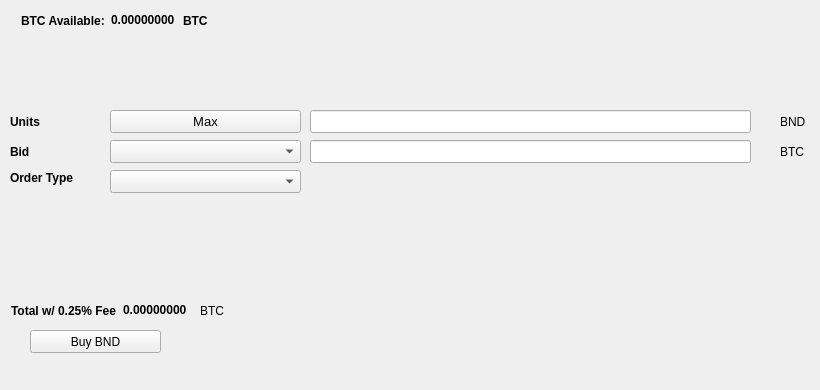
   <widget class="QWidget" name="BuyTab">
    <attribute name="title">
     <string>Buy</string>
    </attribute>
    <widget class="QPushButton" name="BuyBND">
     <property name="geometry">
      <rect>
       <x>30</x>
       <y>330</y>
       <width>131</width>
       <height>23</height>
      </rect>
     </property>
     <property name="text">
      <string>Buy BND</string>
     </property>
     <property name="icon">
      <iconset resource="../blocknode.qrc">
       <normaloff>:/icons/bitcoin</normaloff>:/icons/bitcoin</iconset>
     </property>
    </widget>
    <widget class="QLabel" name="label_3">
     <property name="geometry">
      <rect>
       <x>10</x>
       <y>110</y>
       <width>46</width>
       <height>23</height>
      </rect>
     </property>
     <property name="font">
      <font>
       <weight>75</weight>
       <bold>true</bold>
      </font>
     </property>
     <property name="text">
      <string>Units</string>
     </property>
    </widget>
    <widget class="QLineEdit" name="UnitsInput">
     <property name="geometry">
      <rect>
       <x>310</x>
       <y>110</y>
       <width>441</width>
       <height>23</height>
      </rect>
     </property>
     <property name="font">
      <font>
       <pointsize>9</pointsize>
       <weight>75</weight>
       <bold>true</bold>
      </font>
     </property>
    </widget>
    <widget class="QLineEdit" name="BuyBidPriceEdit">
     <property name="geometry">
      <rect>
       <x>310</x>
       <y>140</y>
       <width>441</width>
       <height>23</height>
      </rect>
     </property>
     <property name="font">
      <font>
       <pointsize>9</pointsize>
       <weight>75</weight>
       <bold>true</bold>
      </font>
     </property>
    </widget>
    <widget class="QLabel" name="label_4">
     <property name="geometry">
      <rect>
       <x>780</x>
       <y>110</y>
       <width>31</width>
       <height>23</height>
      </rect>
     </property>
     <property name="text">
      <string>BND</string>
     </property>
    </widget>
    <widget class="QLabel" name="label_5">
     <property name="geometry">
      <rect>
       <x>780</x>
       <y>140</y>
       <width>31</width>
       <height>23</height>
      </rect>
     </property>
     <property name="text">
      <string>BTC</string>
     </property>
    </widget>
    <widget class="QLabel" name="label_6">
     <property name="geometry">
      <rect>
       <x>10</x>
       <y>140</y>
       <width>46</width>
       <height>23</height>
      </rect>
     </property>
     <property name="font">
      <font>
       <weight>75</weight>
       <bold>true</bold>
      </font>
     </property>
     <property name="text">
      <string>Bid</string>
     </property>
    </widget>
    <widget class="QLabel" name="label_7">
     <property name="geometry">
      <rect>
       <x>10</x>
       <y>170</y>
       <width>91</width>
       <height>16</height>
      </rect>
     </property>
     <property name="font">
      <font>
       <weight>75</weight>
       <bold>true</bold>
      </font>
     </property>
     <property name="text">
      <string>Order Type</string>
     </property>
    </widget>
    <widget class="QPushButton" name="Buy_Max_Amount">
     <property name="geometry">
      <rect>
       <x>110</x>
       <y>110</y>
       <width>191</width>
       <height>23</height>
      </rect>
     </property>
     <property name="font">
      <font>
       <pointsize>10</pointsize>
      </font>
     </property>
     <property name="text">
      <string>Max</string>
     </property>
    </widget>
    <widget class="QComboBox" name="BuyBidcomboBox">
     <property name="geometry">
      <rect>
       <x>110</x>
       <y>140</y>
       <width>191</width>
       <height>23</height>
      </rect>
     </property>
     <property name="font">
      <font>
       <pointsize>10</pointsize>
      </font>
     </property>
    </widget>
    <widget class="QComboBox" name="buyOrdertypeCombo">
     <property name="geometry">
      <rect>
       <x>110</x>
       <y>170</y>
       <width>191</width>
       <height>23</height>
      </rect>
     </property>
     <property name="font">
      <font>
       <pointsize>10</pointsize>
      </font>
     </property>
    </widget>
    <widget class="QWidget" name="layoutWidget1">
     <property name="geometry">
      <rect>
       <x>21</x>
       <y>11</y>
       <width>227</width>
       <height>19</height>
      </rect>
     </property>
     <layout class="QHBoxLayout" name="horizontalLayout_3">
      <item>
       <widget class="QLabel" name="label232">
        <property name="font">
         <font>
          <weight>75</weight>
          <bold>true</bold>
         </font>
        </property>
        <property name="text">
         <string>BTC Available:</string>
        </property>
       </widget>
      </item>
      <item>
       <widget class="QLabel" name="BtcAvailableLbl">
        <property name="palette">
         <palette>
          <active>
           <colorrole role="WindowText">
            <brush brushstyle="SolidPattern">
             <color alpha="255">
              <red>0</red>
              <green>0</green>
              <blue>0</blue>
             </color>
            </brush>
           </colorrole>
           <colorrole role="Button">
            <brush brushstyle="SolidPattern">
             <color alpha="255">
              <red>0</red>
              <green>170</green>
              <blue>0</blue>
             </color>
            </brush>
           </colorrole>
           <colorrole role="Light">
            <brush brushstyle="SolidPattern">
             <color alpha="255">
              <red>0</red>
              <green>255</green>
              <blue>0</blue>
             </color>
            </brush>
           </colorrole>
           <colorrole role="Midlight">
            <brush brushstyle="SolidPattern">
             <color alpha="255">
              <red>0</red>
              <green>212</green>
              <blue>0</blue>
             </color>
            </brush>
           </colorrole>
           <colorrole role="Dark">
            <brush brushstyle="SolidPattern">
             <color alpha="255">
              <red>0</red>
              <green>85</green>
              <blue>0</blue>
             </color>
            </brush>
           </colorrole>
           <colorrole role="Mid">
            <brush brushstyle="SolidPattern">
             <color alpha="255">
              <red>0</red>
              <green>113</green>
              <blue>0</blue>
             </color>
            </brush>
           </colorrole>
           <colorrole role="Text">
            <brush brushstyle="SolidPattern">
             <color alpha="255">
              <red>0</red>
              <green>170</green>
              <blue>0</blue>
             </color>
            </brush>
           </colorrole>
           <colorrole role="BrightText">
            <brush brushstyle="SolidPattern">
             <color alpha="255">
              <red>255</red>
              <green>255</green>
              <blue>255</blue>
             </color>
            </brush>
           </colorrole>
           <colorrole role="ButtonText">
            <brush brushstyle="SolidPattern">
             <color alpha="255">
              <red>0</red>
              <green>0</green>
              <blue>0</blue>
             </color>
            </brush>
           </colorrole>
           <colorrole role="Base">
            <brush brushstyle="SolidPattern">
             <color alpha="255">
              <red>255</red>
              <green>255</green>
              <blue>255</blue>
             </color>
            </brush>
           </colorrole>
           <colorrole role="Window">
            <brush brushstyle="SolidPattern">
             <color alpha="255">
              <red>0</red>
              <green>170</green>
              <blue>0</blue>
             </color>
            </brush>
           </colorrole>
           <colorrole role="Shadow">
            <brush brushstyle="SolidPattern">
             <color alpha="255">
              <red>0</red>
              <green>0</green>
              <blue>0</blue>
             </color>
            </brush>
           </colorrole>
           <colorrole role="AlternateBase">
            <brush brushstyle="SolidPattern">
             <color alpha="255">
              <red>127</red>
              <green>212</green>
              <blue>127</blue>
             </color>
            </brush>
           </colorrole>
           <colorrole role="ToolTipBase">
            <brush brushstyle="SolidPattern">
             <color alpha="255">
              <red>255</red>
              <green>255</green>
              <blue>220</blue>
             </color>
            </brush>
           </colorrole>
           <colorrole role="ToolTipText">
            <brush brushstyle="SolidPattern">
             <color alpha="255">
              <red>0</red>
              <green>0</green>
              <blue>0</blue>
             </color>
            </brush>
           </colorrole>
          </active>
          <inactive>
           <colorrole role="WindowText">
            <brush brushstyle="SolidPattern">
             <color alpha="255">
              <red>0</red>
              <green>0</green>
              <blue>0</blue>
             </color>
            </brush>
           </colorrole>
           <colorrole role="Button">
            <brush brushstyle="SolidPattern">
             <color alpha="255">
              <red>0</red>
              <green>170</green>
              <blue>0</blue>
             </color>
            </brush>
           </colorrole>
           <colorrole role="Light">
            <brush brushstyle="SolidPattern">
             <color alpha="255">
              <red>0</red>
              <green>255</green>
              <blue>0</blue>
             </color>
            </brush>
           </colorrole>
           <colorrole role="Midlight">
            <brush brushstyle="SolidPattern">
             <color alpha="255">
              <red>0</red>
              <green>212</green>
              <blue>0</blue>
             </color>
            </brush>
           </colorrole>
           <colorrole role="Dark">
            <brush brushstyle="SolidPattern">
             <color alpha="255">
              <red>0</red>
              <green>85</green>
              <blue>0</blue>
             </color>
            </brush>
           </colorrole>
           <colorrole role="Mid">
            <brush brushstyle="SolidPattern">
             <color alpha="255">
              <red>0</red>
              <green>113</green>
              <blue>0</blue>
             </color>
            </brush>
           </colorrole>
           <colorrole role="Text">
            <brush brushstyle="SolidPattern">
             <color alpha="255">
              <red>0</red>
              <green>170</green>
              <blue>0</blue>
             </color>
            </brush>
           </colorrole>
           <colorrole role="BrightText">
            <brush brushstyle="SolidPattern">
             <color alpha="255">
              <red>255</red>
              <green>255</green>
              <blue>255</blue>
             </color>
            </brush>
           </colorrole>
           <colorrole role="ButtonText">
            <brush brushstyle="SolidPattern">
             <color alpha="255">
              <red>0</red>
              <green>0</green>
              <blue>0</blue>
             </color>
            </brush>
           </colorrole>
           <colorrole role="Base">
            <brush brushstyle="SolidPattern">
             <color alpha="255">
              <red>255</red>
              <green>255</green>
              <blue>255</blue>
             </color>
            </brush>
           </colorrole>
           <colorrole role="Window">
            <brush brushstyle="SolidPattern">
             <color alpha="255">
              <red>0</red>
              <green>170</green>
              <blue>0</blue>
             </color>
            </brush>
           </colorrole>
           <colorrole role="Shadow">
            <brush brushstyle="SolidPattern">
             <color alpha="255">
              <red>0</red>
              <green>0</green>
              <blue>0</blue>
             </color>
            </brush>
           </colorrole>
           <colorrole role="AlternateBase">
            <brush brushstyle="SolidPattern">
             <color alpha="255">
              <red>127</red>
              <green>212</green>
              <blue>127</blue>
             </color>
            </brush>
           </colorrole>
           <colorrole role="ToolTipBase">
            <brush brushstyle="SolidPattern">
             <color alpha="255">
              <red>255</red>
              <green>255</green>
              <blue>220</blue>
             </color>
            </brush>
           </colorrole>
           <colorrole role="ToolTipText">
            <brush brushstyle="SolidPattern">
             <color alpha="255">
              <red>0</red>
              <green>0</green>
              <blue>0</blue>
             </color>
            </brush>
           </colorrole>
          </inactive>
          <disabled>
           <colorrole role="WindowText">
            <brush brushstyle="SolidPattern">
             <color alpha="255">
              <red>0</red>
              <green>85</green>
              <blue>0</blue>
             </color>
            </brush>
           </colorrole>
           <colorrole role="Button">
            <brush brushstyle="SolidPattern">
             <color alpha="255">
              <red>0</red>
              <green>170</green>
              <blue>0</blue>
             </color>
            </brush>
           </colorrole>
           <colorrole role="Light">
            <brush brushstyle="SolidPattern">
             <color alpha="255">
              <red>0</red>
              <green>255</green>
              <blue>0</blue>
             </color>
            </brush>
           </colorrole>
           <colorrole role="Midlight">
            <brush brushstyle="SolidPattern">
             <color alpha="255">
              <red>0</red>
              <green>212</green>
              <blue>0</blue>
             </color>
            </brush>
           </colorrole>
           <colorrole role="Dark">
            <brush brushstyle="SolidPattern">
             <color alpha="255">
              <red>0</red>
              <green>85</green>
              <blue>0</blue>
             </color>
            </brush>
           </colorrole>
           <colorrole role="Mid">
            <brush brushstyle="SolidPattern">
             <color alpha="255">
              <red>0</red>
              <green>113</green>
              <blue>0</blue>
             </color>
            </brush>
           </colorrole>
           <colorrole role="Text">
            <brush brushstyle="SolidPattern">
             <color alpha="255">
              <red>0</red>
              <green>85</green>
              <blue>0</blue>
             </color>
            </brush>
           </colorrole>
           <colorrole role="BrightText">
            <brush brushstyle="SolidPattern">
             <color alpha="255">
              <red>255</red>
              <green>255</green>
              <blue>255</blue>
             </color>
            </brush>
           </colorrole>
           <colorrole role="ButtonText">
            <brush brushstyle="SolidPattern">
             <color alpha="255">
              <red>0</red>
              <green>85</green>
              <blue>0</blue>
             </color>
            </brush>
           </colorrole>
           <colorrole role="Base">
            <brush brushstyle="SolidPattern">
             <color alpha="255">
              <red>0</red>
              <green>170</green>
              <blue>0</blue>
             </color>
            </brush>
           </colorrole>
           <colorrole role="Window">
            <brush brushstyle="SolidPattern">
             <color alpha="255">
              <red>0</red>
              <green>170</green>
              <blue>0</blue>
             </color>
            </brush>
           </colorrole>
           <colorrole role="Shadow">
            <brush brushstyle="SolidPattern">
             <color alpha="255">
              <red>0</red>
              <green>0</green>
              <blue>0</blue>
             </color>
            </brush>
           </colorrole>
           <colorrole role="AlternateBase">
            <brush brushstyle="SolidPattern">
             <color alpha="255">
              <red>0</red>
              <green>170</green>
              <blue>0</blue>
             </color>
            </brush>
           </colorrole>
           <colorrole role="ToolTipBase">
            <brush brushstyle="SolidPattern">
             <color alpha="255">
              <red>255</red>
              <green>255</green>
              <blue>220</blue>
             </color>
            </brush>
           </colorrole>
           <colorrole role="ToolTipText">
            <brush brushstyle="SolidPattern">
             <color alpha="255">
              <red>0</red>
              <green>0</green>
              <blue>0</blue>
             </color>
            </brush>
           </colorrole>
          </disabled>
         </palette>
        </property>
        <property name="font">
         <font>
          <weight>75</weight>
          <bold>true</bold>
         </font>
        </property>
        <property name="text">
         <string>0.00000000</string>
        </property>
        <property name="textInteractionFlags">
         <set>Qt::LinksAccessibleByMouse|Qt::TextSelectableByKeyboard|Qt::TextSelectableByMouse</set>
        </property>
       </widget>
      </item>
      <item>
       <widget class="QLabel" name="BtcAvailableLbl_2">
        <property name="font">
         <font>
          <weight>75</weight>
          <bold>true</bold>
         </font>
        </property>
        <property name="text">
         <string>BTC</string>
        </property>
       </widget>
      </item>
     </layout>
    </widget>
    <widget class="QWidget" name="layoutWidge2">
     <property name="geometry">
      <rect>
       <x>11</x>
       <y>301</y>
       <width>259</width>
       <height>19</height>
      </rect>
     </property>
     <layout class="QHBoxLayout" name="horizontalLayout_4">
      <item>
       <widget class="QLabel" name="label_9">
        <property name="font">
         <font>
          <weight>75</weight>
          <bold>true</bold>
         </font>
        </property>
        <property name="text">
         <string>Total w/ 0.25% Fee</string>
        </property>
       </widget>
      </item>
      <item>
       <widget class="QLabel" name="BuyCostLabel">
        <property name="palette">
         <palette>
          <active>
           <colorrole role="WindowText">
            <brush brushstyle="SolidPattern">
             <color alpha="255">
              <red>0</red>
              <green>0</green>
              <blue>0</blue>
             </color>
            </brush>
           </colorrole>
           <colorrole role="Button">
            <brush brushstyle="SolidPattern">
             <color alpha="255">
              <red>0</red>
              <green>170</green>
              <blue>0</blue>
             </color>
            </brush>
           </colorrole>
           <colorrole role="Light">
            <brush brushstyle="SolidPattern">
             <color alpha="255">
              <red>0</red>
              <green>255</green>
              <blue>0</blue>
             </color>
            </brush>
           </colorrole>
           <colorrole role="Midlight">
            <brush brushstyle="SolidPattern">
             <color alpha="255">
              <red>0</red>
              <green>212</green>
              <blue>0</blue>
             </color>
            </brush>
           </colorrole>
           <colorrole role="Dark">
            <brush brushstyle="SolidPattern">
             <color alpha="255">
              <red>0</red>
              <green>85</green>
              <blue>0</blue>
             </color>
            </brush>
           </colorrole>
           <colorrole role="Mid">
            <brush brushstyle="SolidPattern">
             <color alpha="255">
              <red>0</red>
              <green>113</green>
              <blue>0</blue>
             </color>
            </brush>
           </colorrole>
           <colorrole role="Text">
            <brush brushstyle="SolidPattern">
             <color alpha="255">
              <red>0</red>
              <green>170</green>
              <blue>0</blue>
             </color>
            </brush>
           </colorrole>
           <colorrole role="BrightText">
            <brush brushstyle="SolidPattern">
             <color alpha="255">
              <red>255</red>
              <green>255</green>
              <blue>255</blue>
             </color>
            </brush>
           </colorrole>
           <colorrole role="ButtonText">
            <brush brushstyle="SolidPattern">
             <color alpha="255">
              <red>0</red>
              <green>0</green>
              <blue>0</blue>
             </color>
            </brush>
           </colorrole>
           <colorrole role="Base">
            <brush brushstyle="SolidPattern">
             <color alpha="255">
              <red>255</red>
              <green>255</green>
              <blue>255</blue>
             </color>
            </brush>
           </colorrole>
           <colorrole role="Window">
            <brush brushstyle="SolidPattern">
             <color alpha="255">
              <red>0</red>
              <green>170</green>
              <blue>0</blue>
             </color>
            </brush>
           </colorrole>
           <colorrole role="Shadow">
            <brush brushstyle="SolidPattern">
             <color alpha="255">
              <red>0</red>
              <green>0</green>
              <blue>0</blue>
             </color>
            </brush>
           </colorrole>
           <colorrole role="AlternateBase">
            <brush brushstyle="SolidPattern">
             <color alpha="255">
              <red>127</red>
              <green>212</green>
              <blue>127</blue>
             </color>
            </brush>
           </colorrole>
           <colorrole role="ToolTipBase">
            <brush brushstyle="SolidPattern">
             <color alpha="255">
              <red>255</red>
              <green>255</green>
              <blue>220</blue>
             </color>
            </brush>
           </colorrole>
           <colorrole role="ToolTipText">
            <brush brushstyle="SolidPattern">
             <color alpha="255">
              <red>0</red>
              <green>0</green>
              <blue>0</blue>
             </color>
            </brush>
           </colorrole>
          </active>
          <inactive>
           <colorrole role="WindowText">
            <brush brushstyle="SolidPattern">
             <color alpha="255">
              <red>0</red>
              <green>0</green>
              <blue>0</blue>
             </color>
            </brush>
           </colorrole>
           <colorrole role="Button">
            <brush brushstyle="SolidPattern">
             <color alpha="255">
              <red>0</red>
              <green>170</green>
              <blue>0</blue>
             </color>
            </brush>
           </colorrole>
           <colorrole role="Light">
            <brush brushstyle="SolidPattern">
             <color alpha="255">
              <red>0</red>
              <green>255</green>
              <blue>0</blue>
             </color>
            </brush>
           </colorrole>
           <colorrole role="Midlight">
            <brush brushstyle="SolidPattern">
             <color alpha="255">
              <red>0</red>
              <green>212</green>
              <blue>0</blue>
             </color>
            </brush>
           </colorrole>
           <colorrole role="Dark">
            <brush brushstyle="SolidPattern">
             <color alpha="255">
              <red>0</red>
              <green>85</green>
              <blue>0</blue>
             </color>
            </brush>
           </colorrole>
           <colorrole role="Mid">
            <brush brushstyle="SolidPattern">
             <color alpha="255">
              <red>0</red>
              <green>113</green>
              <blue>0</blue>
             </color>
            </brush>
           </colorrole>
           <colorrole role="Text">
            <brush brushstyle="SolidPattern">
             <color alpha="255">
              <red>0</red>
              <green>170</green>
              <blue>0</blue>
             </color>
            </brush>
           </colorrole>
           <colorrole role="BrightText">
            <brush brushstyle="SolidPattern">
             <color alpha="255">
              <red>255</red>
              <green>255</green>
              <blue>255</blue>
             </color>
            </brush>
           </colorrole>
           <colorrole role="ButtonText">
            <brush brushstyle="SolidPattern">
             <color alpha="255">
              <red>0</red>
              <green>0</green>
              <blue>0</blue>
             </color>
            </brush>
           </colorrole>
           <colorrole role="Base">
            <brush brushstyle="SolidPattern">
             <color alpha="255">
              <red>255</red>
              <green>255</green>
              <blue>255</blue>
             </color>
            </brush>
           </colorrole>
           <colorrole role="Window">
            <brush brushstyle="SolidPattern">
             <color alpha="255">
              <red>0</red>
              <green>170</green>
              <blue>0</blue>
             </color>
            </brush>
           </colorrole>
           <colorrole role="Shadow">
            <brush brushstyle="SolidPattern">
             <color alpha="255">
              <red>0</red>
              <green>0</green>
              <blue>0</blue>
             </color>
            </brush>
           </colorrole>
           <colorrole role="AlternateBase">
            <brush brushstyle="SolidPattern">
             <color alpha="255">
              <red>127</red>
              <green>212</green>
              <blue>127</blue>
             </color>
            </brush>
           </colorrole>
           <colorrole role="ToolTipBase">
            <brush brushstyle="SolidPattern">
             <color alpha="255">
              <red>255</red>
              <green>255</green>
              <blue>220</blue>
             </color>
            </brush>
           </colorrole>
           <colorrole role="ToolTipText">
            <brush brushstyle="SolidPattern">
             <color alpha="255">
              <red>0</red>
              <green>0</green>
              <blue>0</blue>
             </color>
            </brush>
           </colorrole>
          </inactive>
          <disabled>
           <colorrole role="WindowText">
            <brush brushstyle="SolidPattern">
             <color alpha="255">
              <red>0</red>
              <green>85</green>
              <blue>0</blue>
             </color>
            </brush>
           </colorrole>
           <colorrole role="Button">
            <brush brushstyle="SolidPattern">
             <color alpha="255">
              <red>0</red>
              <green>170</green>
              <blue>0</blue>
             </color>
            </brush>
           </colorrole>
           <colorrole role="Light">
            <brush brushstyle="SolidPattern">
             <color alpha="255">
              <red>0</red>
              <green>255</green>
              <blue>0</blue>
             </color>
            </brush>
           </colorrole>
           <colorrole role="Midlight">
            <brush brushstyle="SolidPattern">
             <color alpha="255">
              <red>0</red>
              <green>212</green>
              <blue>0</blue>
             </color>
            </brush>
           </colorrole>
           <colorrole role="Dark">
            <brush brushstyle="SolidPattern">
             <color alpha="255">
              <red>0</red>
              <green>85</green>
              <blue>0</blue>
             </color>
            </brush>
           </colorrole>
           <colorrole role="Mid">
            <brush brushstyle="SolidPattern">
             <color alpha="255">
              <red>0</red>
              <green>113</green>
              <blue>0</blue>
             </color>
            </brush>
           </colorrole>
           <colorrole role="Text">
            <brush brushstyle="SolidPattern">
             <color alpha="255">
              <red>0</red>
              <green>85</green>
              <blue>0</blue>
             </color>
            </brush>
           </colorrole>
           <colorrole role="BrightText">
            <brush brushstyle="SolidPattern">
             <color alpha="255">
              <red>255</red>
              <green>255</green>
              <blue>255</blue>
             </color>
            </brush>
           </colorrole>
           <colorrole role="ButtonText">
            <brush brushstyle="SolidPattern">
             <color alpha="255">
              <red>0</red>
              <green>85</green>
              <blue>0</blue>
             </color>
            </brush>
           </colorrole>
           <colorrole role="Base">
            <brush brushstyle="SolidPattern">
             <color alpha="255">
              <red>0</red>
              <green>170</green>
              <blue>0</blue>
             </color>
            </brush>
           </colorrole>
           <colorrole role="Window">
            <brush brushstyle="SolidPattern">
             <color alpha="255">
              <red>0</red>
              <green>170</green>
              <blue>0</blue>
             </color>
            </brush>
           </colorrole>
           <colorrole role="Shadow">
            <brush brushstyle="SolidPattern">
             <color alpha="255">
              <red>0</red>
              <green>0</green>
              <blue>0</blue>
             </color>
            </brush>
           </colorrole>
           <colorrole role="AlternateBase">
            <brush brushstyle="SolidPattern">
             <color alpha="255">
              <red>0</red>
              <green>170</green>
              <blue>0</blue>
             </color>
            </brush>
           </colorrole>
           <colorrole role="ToolTipBase">
            <brush brushstyle="SolidPattern">
             <color alpha="255">
              <red>255</red>
              <green>255</green>
              <blue>220</blue>
             </color>
            </brush>
           </colorrole>
           <colorrole role="ToolTipText">
            <brush brushstyle="SolidPattern">
             <color alpha="255">
              <red>0</red>
              <green>0</green>
              <blue>0</blue>
             </color>
            </brush>
           </colorrole>
          </disabled>
         </palette>
        </property>
        <property name="font">
         <font>
          <weight>75</weight>
          <bold>true</bold>
         </font>
        </property>
        <property name="autoFillBackground">
         <bool>false</bool>
        </property>
        <property name="text">
         <string>0.00000000</string>
        </property>
        <property name="textInteractionFlags">
         <set>Qt::LinksAccessibleByMouse|Qt::TextSelectableByMouse</set>
        </property>
       </widget>
      </item>
      <item>
       <widget class="QLabel" name="label_10">
        <property name="font">
         <font>
          <weight>50</weight>
          <bold>false</bold>
         </font>
        </property>
        <property name="text">
         <string>BTC</string>
        </property>
       </widget>
      </item>
     </layout>
    </widget>
    <widget class="QLabel" name="label_24">
     <property name="geometry">
      <rect>
       <x>460</x>
       <y>300</y>
       <width>281</width>
       <height>81</height>
      </rect>
     </property>
     <property name="text">
      <string/>
     </property>
     <property name="pixmap">
      <pixmap>:/images/bittrex</pixmap>
     </property>
    </widget>
   </widget>
